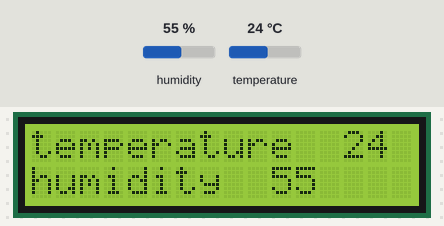
Bench run of a sketch on a simulated Arduino Uno, built with avr-gcc and run on an emulated ATmega328P. Parts: 16×2 character LCD. The inputs (shaded band) are chosen by the test bench; at power-on: temperature 24 °C, humidity 55 %. What the sketch prints to the serial monitor is not drawn.

Above: at 1.2 s.
1.3 s: temperature set to 27 °C
At 11.2 s:
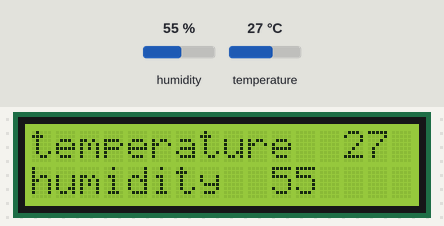
11.6 s: temperature set to 30 °C
At 21.1 s:
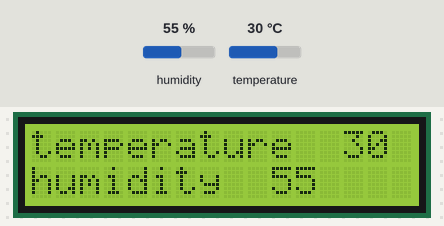
21.7 s: humidity set to 22 %
At 30.9 s:
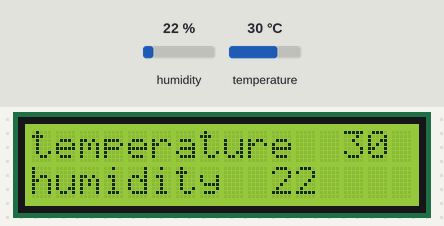
31.7 s: temperature set to 35 °C
At 40.8 s:
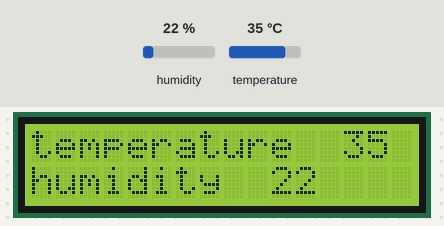
41.8 s: temperature set to 38 °C
At 51.9 s:
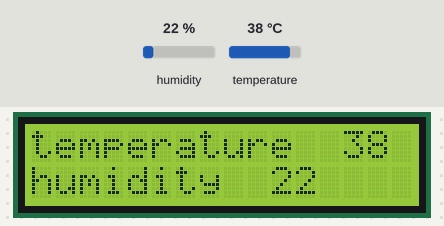
Timing chart, 0 to 52.9 s (numbered marks = the images above; inputs shaded):
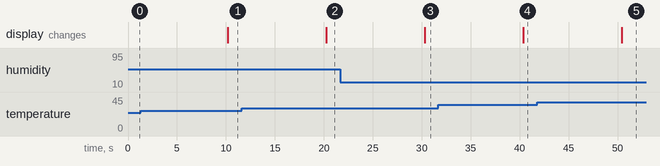

Measured:
- after the input at 1.3 s, the display: changes after 8.9 s (image 1)
- after the input at 11.6 s, the display: changes after 8.6 s (image 2)
- after the input at 21.7 s, the display: changes after 8.6 s (image 3)
- after the input at 31.7 s, the display: changes after 8.7 s (image 4)
- after the input at 41.8 s, the display: changes after 8.6 s (image 5)

The sketch:

Weather-Monitoring.ino
```cpp
#include <SimpleDHT.h>

#include <LiquidCrystal_I2C.h>

// for DHT11,
//      VCC: 5V or 3V
//      GND: GND
//      DATA: 2
int pinDHT11 = 2;
SimpleDHT11 dht11(pinDHT11);
LiquidCrystal_I2C lcd(0x27, 16, 2);

void setup() {
  Serial.begin(9600);
    lcd.init();
}

void loop() {
  // start working...
  Serial.println("=================================");


  // read without samples.
  byte temperature = 0;
  byte humidity = 0;
  int err = SimpleDHTErrSuccess;
  if ((err = dht11.read(&temperature, &humidity, NULL)) != SimpleDHTErrSuccess) {
    /*Serial.print("Read DHT11 failed, err="); Serial.println(err);*/delay(1000);
    return;
  }


  // Turn on the blacklight and print a message.
 lcd.backlight();
  lcd.setCursor(0, 0);
  lcd.print("temperature  "); lcd.print((int)temperature);
 lcd.setCursor(0, 1);
  lcd.print("humidity  ");
  lcd.print((int)humidity);

  delay(10);
 if(temperature>=37){
   Serial.println("AC is reduced to 16deg");
    delay(10000);
  }
  else if(temperature<37 && temperature>=32){
    Serial.println("Ac is reduced to 18deg");
    delay(10000);
  }
  else if(temperature<32 && temperature>=29){
    Serial.println("Ac is reduced to 21deg");
    delay(10000);
  }
 else if(temperature<29){
    Serial.println("AC is at noraml temp");
    delay(10000);
 }
  }
```
